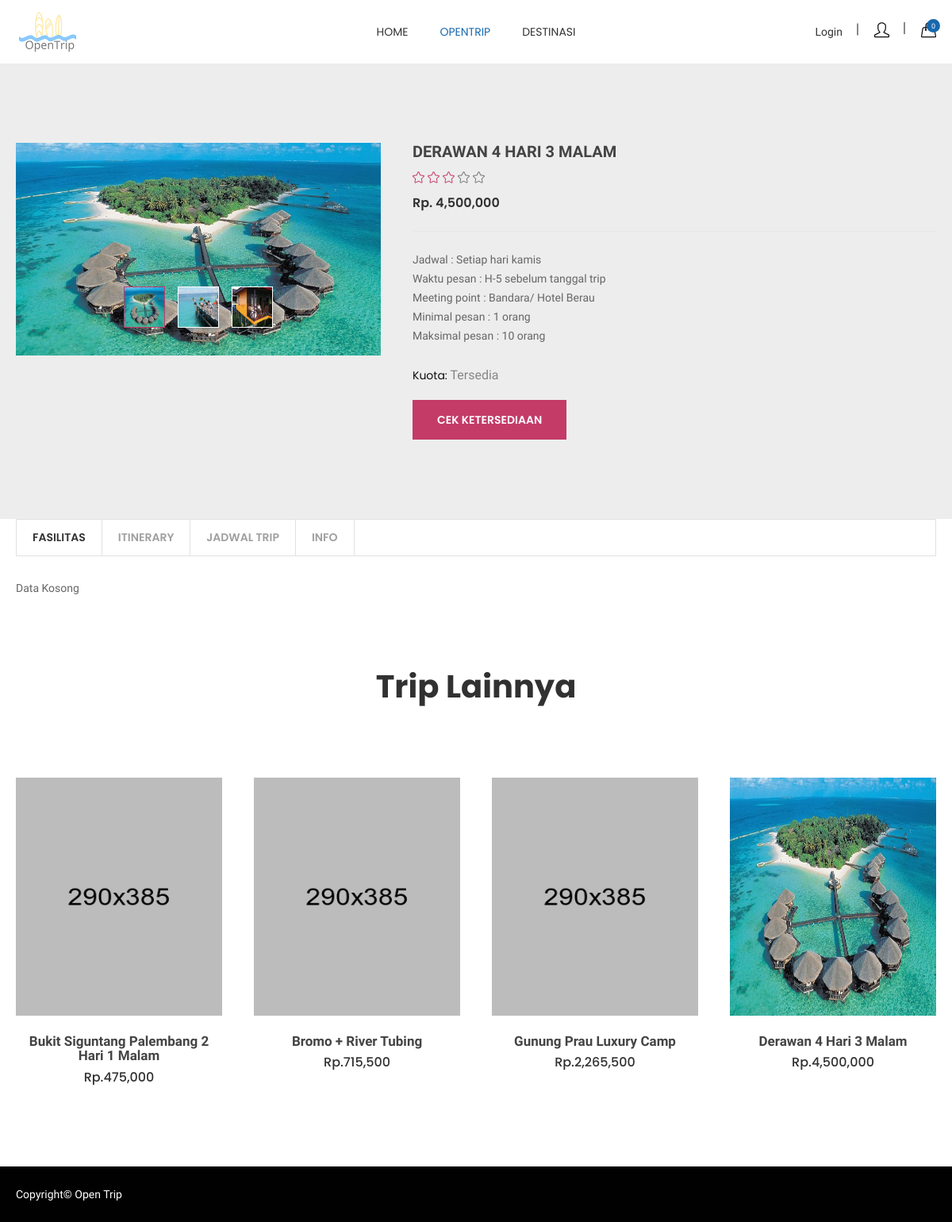
Screenshot of /front/detail/5 with the database file from the repository.
### tables this page shows
CREATE TABLE `tbl_opentrip`  (
  `opentrip_id` int(11) NOT NULL AUTO_INCREMENT,
  `judul` varchar(255) NOT NULL,
  `harga` float NOT NULL,
  `detail` text NOT NULL,
  `delete_foto` varchar(100) NOT NULL,
  `is_active` int(11) NULL DEFAULT NULL,
  `kuota` int(11) NULL DEFAULT NULL,
  `is_unlimited` int(11) NULL DEFAULT NULL,
  `catatan` varchar(255) NULL DEFAULT NULL,
  `id_province` int(11) NULL DEFAULT NULL,
  PRIMARY KEY (`opentrip_id`) USING BTREE
);

CREATE TABLE `tbl_trip_foto`  (
  `trip_foto_id` int(11) NOT NULL AUTO_INCREMENT,
  `id_opentrip` int(11) NULL DEFAULT NULL,
  `foto` varchar(255) NULL DEFAULT NULL,
  PRIMARY KEY (`trip_foto_id`) USING BTREE
);

### application/controllers/Front.php (called while the page is built, shortened)
<?php
class Front extends MY_Controller {
	function __construct(){
        $this->load->model('auth_model');
		$this->load->model('m_opentrip');
        $this->load->model('m_member');
	}
	public function detail($id){
		$data['dataUser'] = $this->session->userdata('loginUser');
		$sql = "select * from tbl_opentrip where opentrip_id ='".$id."'";
		$data['listData'] = $this->db->query($sql)->row_array();
        $getFoto = $this->db->query("select foto from tbl_trip_foto where id_opentrip = '".$id."'")->result_array();
        if(!empty($getFoto)){
            $returnFoto = array();
            foreach ($getFoto as $key => $value) {
                $value['foto'] = base_url("uploads/".$value['foto']);
                $returnFoto[] = $value;
            }
            $data['listFoto'] = $returnFoto;
        }
		$sqljadwal = "select * from tbl_jadwal where id_opentrip = '".$id."'";
		$data['jadwal'] = $this->db->query($sqljadwal)->result_array();
		$sqlitenary = "select * from tbl_itenerary where id_opentrip ='".$id."'";
		$data['itenerary'] = $this->db->query($sqlitenary)->row_array();
		$sqlfasilitas = "select * from tbl_fasilitas where id_opentrip = '".$id."'";
		$data['fasilitas'] = $this->db->query($sqlfasilitas)->row_array();
        $data['listTrip']  = $this->db->query("select * from tbl_opentrip")->result();
		$data['v_content'] = "front/detail";
		$this->load->view('front/layout',$data);
	}
}

### index.php (called while the page is built, shortened)
<?php
require_once BASEPATH.'core/CodeIgniter.php';

### application/views/front/detail.php (the view, shortened to what this page needs)
<section class="htc__product__details bg__edited ptb--100">
    <div class="htc__product__details__top">
        <div class="container">
            <div class="row">
                <div class="col-md-5 col-lg-5 col-sm-12 col-xs-12">
                    <div class="htc__product__details__tab__content">
                        <div class="product__big__images">
                            <div class="portfolio-full-image tab-content">
                                <?php foreach ($listFoto as $key => $value) { ?>
                                <div role="tabpanel" class="tab-pane fade <?php if($key == 0){echo "in active";} ?>" id="img-tab-<?php echo $key;?>">
                                    <img src="<?php echo $value['foto'] ?>" alt="full-image">
                                </div>
                                <?php } ?>
                            </div>
                        </div>
                        <ul class="product__small__images" role="tablist">
                            <?php foreach ($listFoto as $key => $value) { ?>
                            <li role="presentation" class="pot-small-img <?php if($key == 0){echo "active";} ?>">
                                <a href="#img-tab-<?php echo $key;?>" role="tab" data-toggle="tab">
                                    <img src="<?php echo $value['foto'] ?>" style="width: 50px;height: 50px;">
                                </a>
                            </li>
                            <?php } ?>
                        </ul>
                    </div>
                </div>
                <div class="col-md-7 col-lg-7 col-sm-12 col-xs-12 smt-40 xmt-40">
                    <div class="ht__product__dtl">
                        <h2><?= $listData['judul'] ?></h2>
                        <ul class="rating">
                            <li><i class="icon-star icons"></i></li>
                            <li><i class="icon-star icons"></i></li>
                            <li><i class="icon-star icons"></i></li>
                            <li class="old"><i class="icon-star icons"></i></li>
                            <li class="old"><i class="icon-star icons"></i></li>
                        </ul>
                        <ul  class="pro__prize">
                            <li><?= "Rp. ".number_format($listData['harga'],0)?></li>
                        </ul>
                        <p class="pro__info"><?= $listData['catatan']?></p>
                        <div class="ht__pro__desc">
                            <div class="sin__desc">
                                <p><span>Kuota:</span> Tersedia</p>
                            </div>
                            <div class="sin__desc product__share__link">
                                <button type="button" class="fv-btn" style="float: left;" data-toggle="modal" data-target="#myModal">Cek Ketersediaan</button>
                            </div>
                        </div>
                    </div>
                </div>
            </div>
        </div>
    </div>
</section>
<section class="htc__produc__decription bg__white">
    <div class="container">
        <div class="row">
            <div class="col-xs-12">
                <ul class="pro__details__tab" role="tablist">
                    <li role="presentation" class="fasilitas active"><a href="#fasilitas" role="tab" data-toggle="tab">Fasilitas</a></li>
                    <li role="presentation" class="itinerary"><a href="#itinerary" role="tab" data-toggle="tab">Itinerary</a></li>
                    <li role="presentation" class="jadwal"><a href="#jadwal" role="tab" data-toggle="tab">Jadwal Trip</a></li>
                    <li role="presentation" class="info"><a href="#info" role="tab" data-toggle="tab">Info</a></li>
                </ul>
            </div>
        </div>
        <div class="row">
            <div class="col-xs-12">
                <div class="ht__pro__details__content">
                    <div role="tabpanel" id="fasilitas" class="pro__single__content tab-pane fade in active">
                        <div class="pro__tab__content__inner">
                            <?php echo !empty($fasilitas['fasilitas'])? $fasilitas['fasilitas'] : "Data Kosong" ; ?>
                        </div>
                    </div>
                </div>
            </div>
        </div>
    </div>
</section>
<section class="htc__product__area--2 pb--100 product-details-res">
    <div class="container">
        <div class="row">
            <div class="col-xs-12">
                <div class="section__title--2 text-center">
                    <h2 class="title__line">Trip Lainnya</h2>
                </div>
            </div>
        </div>
        <div class="row">
            <div class="product__wrap clearfix">
                <?php
                    foreach ($listTrip as $key => $value) {
                        $getFotoList = $this->db->query("select * from tbl_trip_foto where id_opentrip = '".$value->opentrip_id."' limit 1")->row();
                ?>
                <div class="col-md-3 col-lg-3 col-sm-6 col-xs-12">
                    <div class="category">
                        <div class="ht__cat__thumb">
                            <a href="product-details.html">
                                <img src="<?= base_url() ?><?= (empty($getFotoList)?'assets_front/images/product/1.jpg':'uploads/'.$getFotoList->foto)?>" alt="product images" height="300">
                            </a>
                        </div>
                        <div class="fr__hover__info">
                            <ul class="product__action">
                            </ul>
                        </div>
                        <div class="fr__product__inner">
                            <h4><a href="<?= base_url('front/detail/'.$value->opentrip_id) ?>"><?= $value->judul ?></a></h4>
                            <ul class="fr__pro__prize">
                                <li>Rp.<?= number_format($value->harga,0) ?></li>
                            </ul>
                        </div>
                    </div>
                </div>
                <?php } ?>
            </div>
        </div>
    </div>
</section>

### assets_front/style.css (style rules this page uses)
.section__title--2 h2 { color: #313131; font-family: Poppins; font-size: 40px; font-weight: 700; }
.category { position: relative; margin-top: 40px; }
.fr__hover__info { position: absolute; right: 20px; top: 20px; }
.fr__product__inner { padding-top: 23px; text-align: center; }
.fr__product__inner h4 a { color: #444; font-family: Old Standard TT; font-size: 17px; font-weight: 600; text-transform: capitalize; transition: all 0.3s ease 0s; }
.fr__pro__prize { display: flex; justify-content: center; margin-top: 6px; }
.fr__pro__prize li { color: #313131; font-family: Poppins; font-size: 16px; font-weight: 500; margin: 0 5px; }
.product__wrap { margin-top: 30px; }
.product__action { display: flex; justify-content: center; flex-flow: column; }
.category { overflow: hidden; position: relative; }
.pro__prize { display: flex; justify-content: center; margin-top: 7px; }
.pro__prize li { color: #313131; font-family: 'Poppins', sans-serif; font-size: 16px; font-weight: 600; }
.rating { display: flex; }
.rating li i { color: #c43b68; font-size: 15px; }
.rating li + li { margin-left: 4px; }
.rating li.old i { color: #777777; }
.product__small__images { bottom: 35px; display: flex; left: 50%; position: absolute; -webkit-transform: translateX(-50%); transform: translateX(-50%); }
.htc__product__details__tab__content { position: relative; }
.product__small__images li { border: 1px solid #fff; margin: 0 8px; transition: all 0.4s ease 0s; }
.product__small__images li.active { border: 1px solid #c43b68; }
.ht__product__dtl h2 { color: #444; font-family: Old Standard TT; font-size: 20px; font-weight: 600; text-transform: uppercase; }
.ht__product__dtl .pro__prize { justify-content: flex-start; }
.ht__product__dtl p { color: #666666; font-size: 16px; line-height: 26px; margin-top: 12px; }
.sin__desc p { color: #868686; display: inline-block; font-family: 'Old Standard TT', serif; font-size: 16px; font-weight: 400; text-transform: capitalize; margin: 0; }
.sin__desc p span { color: #100d13; font-family: 'Poppins', sans-serif; font-size: 14px; text-transform: capitalize; }
.ht__pro__desc { margin-top: 25px; }
.sin__desc.product__share__link { margin-top: 18px; }
.pro__details__tab { align-items: center; border-color: #e1e1e1; border-style: solid; border-width: 1px; display: flex; margin-bottom: 28px; }
.pro__details__tab li { height: 45px; line-height: 45px; padding: 0 20px; }
.pro__details__tab li a { color: #9f9f9f; font-family: 'Poppins', sans-serif; font-size: 14px; font-weight: 600; text-transform: uppercase; transition: all 0.4s ease 0s; }
.pro__details__tab li + li { border-left: 1px solid #e1e1e1; }
.pro__details__tab li:last-child { border-right: 1px solid #e1e1e1; }
.pro__details__tab li.active a { color: #333333; }
.ht__pro__details__content { padding-bottom: 90px; }
.fv-btn { background: #c43b68 none repeat scroll 0 0; border: 1px solid #c43b68; color: #fff; font-family: 'Poppins', sans-serif; font-size: 14px; font-weight: 600; height: 50px; padding: 0 30px; text-transform: uppercase; transition: all 0.4s ease 0s; }
.ht__cat__thumb a img { width: 100%; }

### assets_front/css/shortcode/default.css (style rules this page uses)
*, h1, h2, h3, h4, h5, h6, p, ul, a { margin: 0; padding: 0; }
html { font-size: 100%; }
body { font-family: 'Old Standard TT', serif; color: #666666; font-weight: 400; font-size: 14px; line-height: 24px; -webkit-font-smoothing: antialiased; -moz-osx-font-smoothing: grayscale; }
p { font-family: 'Old Standard TT', serif; color: #666666; font-weight: 400; font-size: 16px; line-height: 24px; }
h1, h2, h3, h4, h5, h6, .h1, .h2, .h3, .h4, .h5, .h6 { font-family: 'Poppins', sans-serif; color: #313131; font-weight: 400; -webkit-font-variant-ligatures: common-ligatures; font-variant-ligatures: common-ligatures; margin-top: 0; margin-bottom: 0; }
h2, .h2 { font-size: 30px; font-weight: 400; }
h4, .h4 { font-size: 14px; font-weight: 400; }
ul, ol { list-style: none; }
hr { margin: 1.625em 0; border-color: #e6e6e6; }
a { color: #333; }
h1 a, h2 a, h3 a, h4 a, h5 a, h6 a { color: inherit }
body { overflow-x: hidden; }
a, .btn { transition: all 0.3s ease-out 0s; }
img, .img { max-width: 100%; transition: all 0.3s ease-out 0s; }
p + img, img:last-child { margin-bottom: 0; }
body { background: #fff; }
.bg__white { background: #fff; }
.bg__edited { background-color: #ededed; }
.pb--100 { padding-bottom: 100px }
.ptb--100 { padding: 100px 0 }

### rows the page displays
tbl_opentrip: judul "DERAWAN 4 HARI 3 MALAM", harga "4,500,000", catatan "Jadwal : Setiap hari kamis Waktu pesan : H-5 sebelum tanggal trip Meeting point : Bandara/ Hotel Berau Minimal pesan : 1 orang Maksimal pesan : 10 orang", tbl_trip_foto.foto (picture), judul "Derawan 4 Hari 3 Malam"
tbl_opentrip: judul "Bukit Siguntang Palembang 2 Hari 1 Malam", harga "475,000"
tbl_opentrip: judul "Bromo + River Tubing", harga "715,500"
tbl_opentrip: judul "Gunung Prau Luxury Camp", harga "2,265,500"
